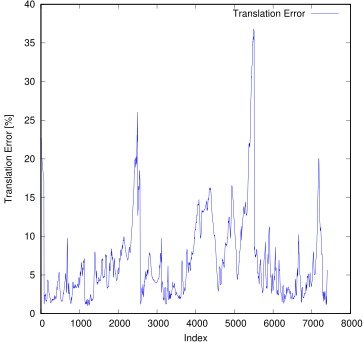

The script that saved this image:
set term postscript eps enhanced color
set output "02_ti.eps"
set size ratio 1
set yrange [0:*]
set xlabel "Index"
set ylabel "Translation Error [%]"
plot "02_ti.txt" using 1:($2*100) title 'Translation Error' lc rgb "#0000FF" pt 2 w lines
